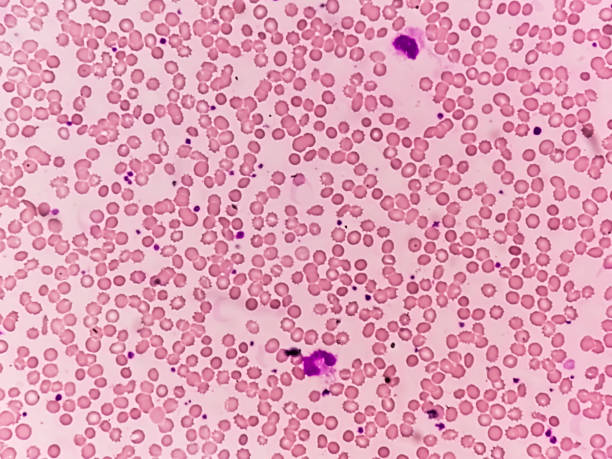
#> input picture Blood.jpg, 612 x 459 px, found by its file name
$ python sample.py
#> lines starting #> are read from the running program, lines starting #| are printed output that depends on the picture; after the words box and inside, x2 and y2 are one past the last pixel; in counts of white or black regions, pixels touching at a corner belong together
import cv2
import numpy
import matplotlib.pyplot as plt


img = cv2.imread(r"C:\Users\nithin\Documents\Infosys\Infosys\sample\Blood.jpg")
#> img is the input picture: shape (459, 612, 3); mean B, G, R 184.7, 161.6, 225.9

cv2.imshow("Original_Image",img)

gray = cv2.cvtColor(img,cv2.COLOR_BGR2GRAY)
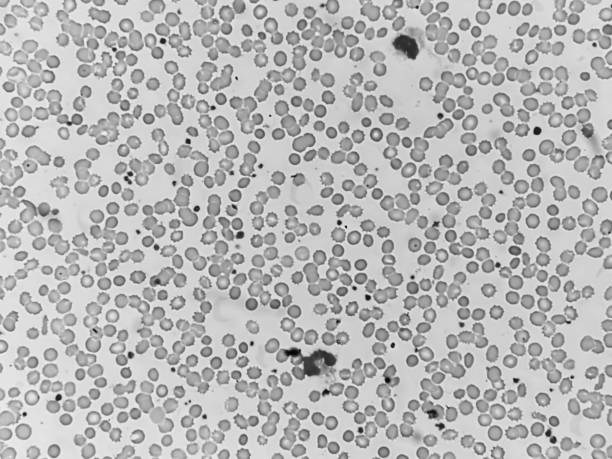
#> gray: shape (459, 612); min 3, max 248, mean 183.5
cv2.imshow("Gray_Image",gray)

blur = cv2.GaussianBlur(gray,(5,5),0)
cv2.imshow('"Blurred_Image',blur)

val1,threshold = cv2.threshold(blur,120,255,cv2.THRESH_BINARY)
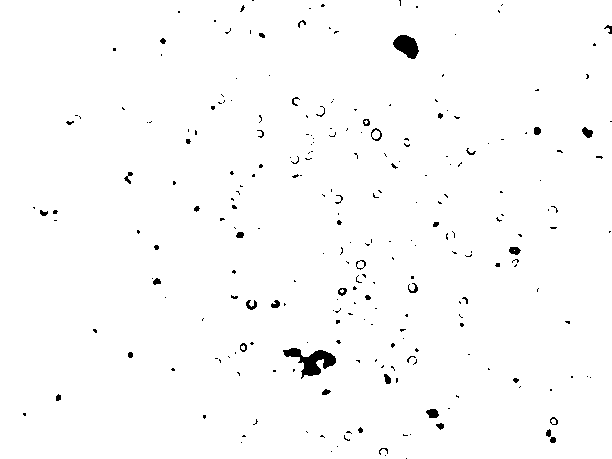
#> threshold: shape (459, 612); 98.6% white; 247 black regions (202 under 20 px)
cv2.imshow("Threshold_Image",threshold)

contour, val2 = cv2.findContours(threshold,cv2.RETR_EXTERNAL,cv2.CHAIN_APPROX_SIMPLE)
#> contour = 1 contour; box (x1, y1, x2, y2) and area: (0, 0, 612, 459) 279781; val2 = [[-1, -1, -1, -1]]
print(contour)
#> (printed output is left out)

contour_len = len(contour)
#> contour_len = 1
print(contour_len)
#| 1
if(contour_len<50):
    print('O')
elif(50 <= contour_len < 100):
    print("A")
elif(100 <= contour_len < 150):
    print("B")
else:
    print("AB")

cv2.waitKey(0)

cv2.destroyAllWindows()
